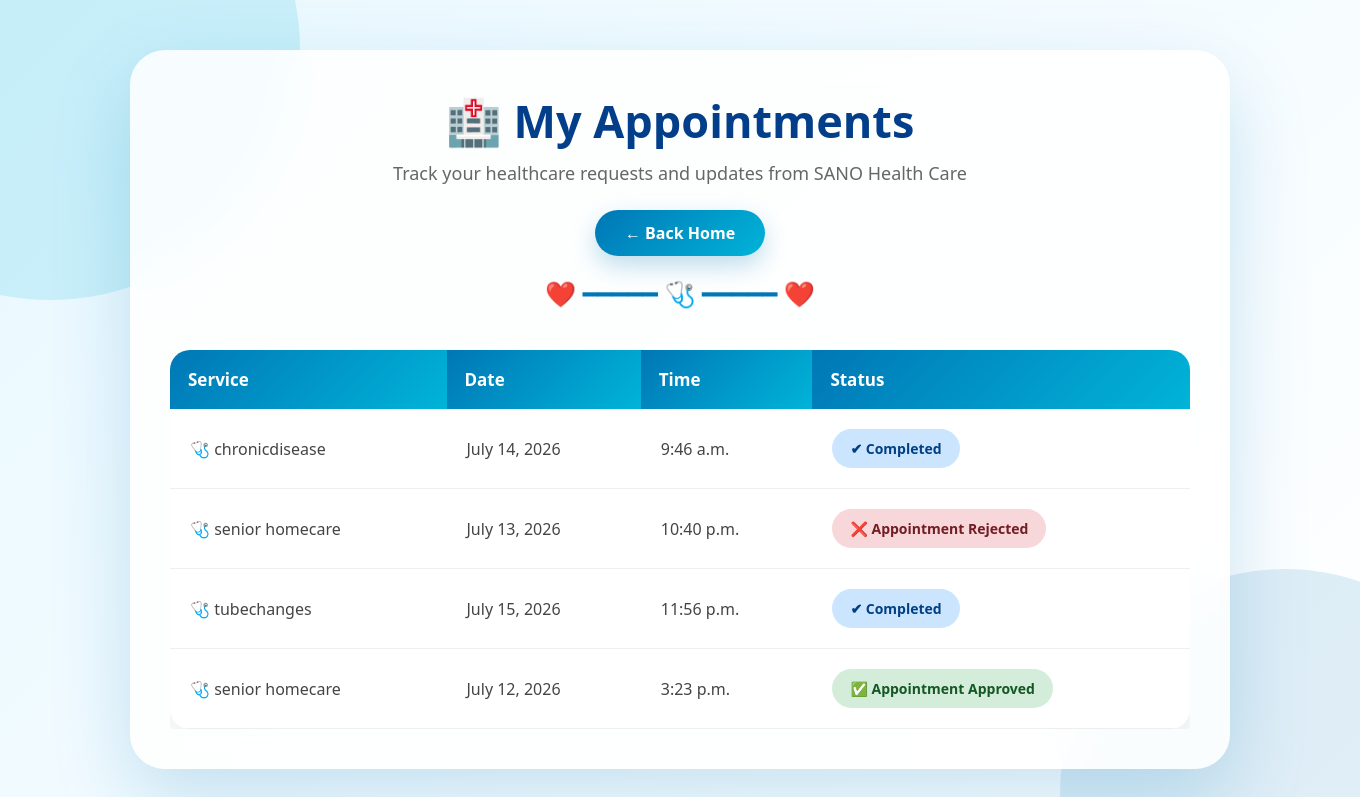
Screenshot of /my-appointments/ (signed in) with the database file from the repository.
### sanoapp/models.py (models this page shows, shortened)
class Appointment(models.Model):
    SERVICE_CHOICES = [
        ("General Checkup", "General Checkup"),
        ("senior homecare", "Senior Homecare"),
        ("medicalconsultation", "Medical Consultation"),
        ("tubechanges", "Tube Changes"),
        ("woundcare", "Wound Care"),
        ("chronicdisease", "Chronic Disease"),
    ]
    STATUS_CHOICES = (
        ("Pending", "Pending"),
        ("seen", "Seen"),
        ("Approved", "Approved"),
        ("Rejected", "Rejected"),
        ("Completed", "Completed"),
    )
    user = models.ForeignKey(
        User,
        on_delete=models.CASCADE
    )
    phone_number = models.CharField(
        max_length=20
    )
    service = models.CharField(
        max_length=100,
        choices=SERVICE_CHOICES
    )
    appointment_date = models.DateField()
    appointment_time = models.TimeField()
    message = models.TextField(
        blank=True
    )
    status = models.CharField(
        max_length=20,
        choices=STATUS_CHOICES,
        default="Pending"
    )
    seen = models.BooleanField(
        default=False
    )
    created_at = models.DateTimeField(
        auto_now_add=True
    )

### sanoapp/views.py (the view)
# urls.py: path("my-appointments/",my_appointments,name="my_appointments"),
@login_required
def my_appointments(request):
    appointments = Appointment.objects.filter(
        user=request.user
    ).order_by("-created_at")
    return render(
        request,
        "my_appointments.html",
        {
            "appointments":appointments
        }
    )

### sanoapp/templates/my_appointments.html (shortened to what this page needs)
<!DOCTYPE html>
<html lang="en">
<head>
</head>
<body>
<div class="container">
<div class="header">
<h1>
🏥 My Appointments
</h1>
<p>
Track your healthcare requests and updates from SANO Health Care
</p>
<a href="{% url 'home' %}" class="home-btn">
← Back Home
</a>
</div>
<div class="table-wrapper">
<table>
<thead>
<tr>
<th>
Service
</th>
<th>
Date
</th>
<th>
Time
</th>
<th>
Status
</th>
</tr>
</thead>
<tbody id="appointmentTable">
{% for appointment in appointments %}
<tr id="appointment-{{appointment.id}}">
<td>
🩺 {{appointment.service}}
</td>
<td>
{{appointment.appointment_date}}
</td>
<td>
{{appointment.appointment_time}}
</td>
<td id="status-{{appointment.id}}">
{% if appointment.status == "Pending" %}
<span class="status pending">
⏳ Waiting for admin review
</span>
{% elif appointment.status == "Seen" %}
<span class="status seen">
👀 Admin viewed your request
</span>
{% elif appointment.status == "Approved" %}
<span class="status approved">
✅ Appointment Approved
</span>
{% elif appointment.status == "Rejected" %}
<span class="status rejected">
❌ Appointment Rejected
</span>
{% elif appointment.status == "Completed" %}
<span class="status completed">
✔ Completed
</span>
{% endif %}
</td>
</tr>
{% endfor %}
</tbody>
</table>
</div>
</div>
</body>
</html>

### sanoapp/templates/my_appointments.html (style rules this page uses)
* { margin:0; padding:0; box-sizing:border-box; font-family:"Segoe UI",Arial,sans-serif; }
body { min-height:100vh; background: linear-gradient( 135deg, #e8f8ff, #ffffff ); padding:50px; position:relative; overflow-x:hidden; }
body::before { content:""; position:absolute; width:500px; height:500px; background:#00b4d8; border-radius:50%; top:-200px; left:-200px; opacity:.15; animation:float 8s infinite alternate; }
body::after { content:""; position:absolute; width:450px; height:450px; background:#0077b6; border-radius:50%; bottom:-200px; right:-150px; opacity:.12; animation:float 10s infinite alternate-reverse; }
.container { width:90%; max-width:1100px; margin:auto; background: rgba(255,255,255,.85); backdrop-filter:blur(20px); padding:40px; border-radius:35px; box-shadow: 0 30px 80px rgba(0,119,182,.2); position:relative; z-index:2; animation: appear 1s ease; }
.header { text-align:center; margin-bottom:40px; }
.header h1 { font-size:45px; color:#023e8a; font-weight:800; }
.header p { color:#666; font-size:18px; margin-top:10px; }
.header::after { content:"❤️ ━━━━━ 🩺 ━━━━━ ❤️"; display:block; margin-top:20px; color:#0077b6; font-size:25px; animation: heartbeat 2s infinite; }
.table-wrapper { overflow-x:auto; }
table { width:100%; border-collapse:collapse; background:white; border-radius:20px; overflow:hidden; box-shadow: 0 15px 40px rgba(0,0,0,.08); }
th { background: linear-gradient( 135deg, #0077b6, #00b4d8 ); color:white; padding:18px; font-size:17px; text-align:left; }
td { padding:20px; border-bottom:1px solid #eee; color:#444; font-size:16px; }
tr { transition:.3s; }
.status { display:inline-block; padding:10px 18px; border-radius:30px; font-weight:700; font-size:14px; animation: pulseStatus 3s infinite; }
.approved { background:#d4edda; color:#155724; }
.rejected { background:#f8d7da; color:#721c24; }
.completed { background:#cce5ff; color:#004085; }
.home-btn { display:inline-block; margin-top:25px; padding:12px 30px; background:linear-gradient( 135deg, #0077b6, #00b4d8 ); color:white; text-decoration:none; border-radius:30px; font-weight:700; transition:.3s; box-shadow: 0 10px 25px rgba(0,119,182,.25); }

### rows the page displays
Appointment: service "chronicdisease", appointment_date "July 14, 2026", appointment_time "9:46 a.m.", status "✔ Completed"
Appointment: service "senior homecare", appointment_date "July 13, 2026", appointment_time "10:40 p.m.", status "❌ Appointment Rejected"
Appointment: service "tubechanges", appointment_date "July 15, 2026", appointment_time "11:56 p.m.", status "✔ Completed"
Appointment: service "senior homecare", appointment_date "July 12, 2026", appointment_time "3:23 p.m.", status "✅ Appointment Approved"
